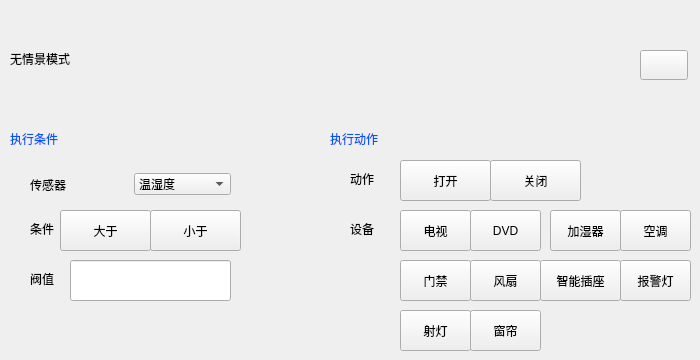
   <widget class="QWidget" name="tab_3">
    <attribute name="title">
     <string>情景模式</string>
    </attribute>
    <widget class="QLabel" name="label_50">
     <property name="geometry">
      <rect>
       <x>10</x>
       <y>50</y>
       <width>75</width>
       <height>17</height>
      </rect>
     </property>
     <property name="styleSheet">
      <string notr="true"/>
     </property>
     <property name="text">
      <string>无情景模式</string>
     </property>
    </widget>
    <widget class="QPushButton" name="btn_ld">
     <property name="geometry">
      <rect>
       <x>640</x>
       <y>50</y>
       <width>48</width>
       <height>30</height>
      </rect>
     </property>
     <property name="styleSheet">
      <string notr="true">background-image: url(:/4210.png);</string>
     </property>
     <property name="text">
      <string/>
     </property>
    </widget>
    <widget class="QLabel" name="label_51">
     <property name="geometry">
      <rect>
       <x>10</x>
       <y>130</y>
       <width>60</width>
       <height>17</height>
      </rect>
     </property>
     <property name="styleSheet">
      <string notr="true">color: rgb(0, 85, 255);</string>
     </property>
     <property name="text">
      <string>执行条件</string>
     </property>
    </widget>
    <widget class="QLabel" name="label_52">
     <property name="geometry">
      <rect>
       <x>330</x>
       <y>130</y>
       <width>60</width>
       <height>17</height>
      </rect>
     </property>
     <property name="styleSheet">
      <string notr="true">color: rgb(0, 85, 255);</string>
     </property>
     <property name="text">
      <string>执行动作</string>
     </property>
    </widget>
    <widget class="QLabel" name="label_54">
     <property name="geometry">
      <rect>
       <x>30</x>
       <y>220</y>
       <width>30</width>
       <height>17</height>
      </rect>
     </property>
     <property name="styleSheet">
      <string notr="true"/>
     </property>
     <property name="text">
      <string>条件</string>
     </property>
    </widget>
    <widget class="QPushButton" name="btn_ld2_d">
     <property name="geometry">
      <rect>
       <x>60</x>
       <y>210</y>
       <width>91</width>
       <height>41</height>
      </rect>
     </property>
     <property name="styleSheet">
      <string notr="true">background-image: url(:/4233.png);</string>
     </property>
     <property name="text">
      <string>大于</string>
     </property>
    </widget>
    <widget class="QPushButton" name="btn_ld2_x">
     <property name="geometry">
      <rect>
       <x>150</x>
       <y>210</y>
       <width>91</width>
       <height>41</height>
      </rect>
     </property>
     <property name="styleSheet">
      <string notr="true">background-image: url(:/4233.png);</string>
     </property>
     <property name="text">
      <string>小于</string>
     </property>
    </widget>
    <widget class="QLabel" name="label_108">
     <property name="geometry">
      <rect>
       <x>30</x>
       <y>270</y>
       <width>67</width>
       <height>17</height>
      </rect>
     </property>
     <property name="styleSheet">
      <string notr="true"/>
     </property>
     <property name="text">
      <string>阀值</string>
     </property>
    </widget>
    <widget class="QLineEdit" name="ld3">
     <property name="geometry">
      <rect>
       <x>70</x>
       <y>260</y>
       <width>161</width>
       <height>41</height>
      </rect>
     </property>
     <property name="styleSheet">
      <string notr="true">border-image: url(:/4202.png);</string>
     </property>
    </widget>
    <widget class="QLabel" name="label_109">
     <property name="geometry">
      <rect>
       <x>350</x>
       <y>170</y>
       <width>67</width>
       <height>17</height>
      </rect>
     </property>
     <property name="styleSheet">
      <string notr="true"/>
     </property>
     <property name="text">
      <string>动作</string>
     </property>
    </widget>
    <widget class="QLabel" name="label_110">
     <property name="geometry">
      <rect>
       <x>350</x>
       <y>220</y>
       <width>67</width>
       <height>17</height>
      </rect>
     </property>
     <property name="styleSheet">
      <string notr="true"/>
     </property>
     <property name="text">
      <string>设备</string>
     </property>
    </widget>
    <widget class="QPushButton" name="btn_ld4_g">
     <property name="geometry">
      <rect>
       <x>490</x>
       <y>160</y>
       <width>91</width>
       <height>41</height>
      </rect>
     </property>
     <property name="styleSheet">
      <string notr="true">background-image: url(:/4233.png);</string>
     </property>
     <property name="text">
      <string>关闭</string>
     </property>
    </widget>
    <widget class="QPushButton" name="btn_ld4_k">
     <property name="geometry">
      <rect>
       <x>400</x>
       <y>160</y>
       <width>91</width>
       <height>41</height>
      </rect>
     </property>
     <property name="styleSheet">
      <string notr="true">background-image: url(:/4233.png);</string>
     </property>
     <property name="text">
      <string>打开</string>
     </property>
    </widget>
    <widget class="QPushButton" name="btn_ld5_dvd">
     <property name="geometry">
      <rect>
       <x>470</x>
       <y>210</y>
       <width>71</width>
       <height>41</height>
      </rect>
     </property>
     <property name="styleSheet">
      <string notr="true">border-image: url(:/4233.png);</string>
     </property>
     <property name="text">
      <string>DVD</string>
     </property>
    </widget>
    <widget class="QPushButton" name="btn_ld5_tv">
     <property name="geometry">
      <rect>
       <x>400</x>
       <y>210</y>
       <width>71</width>
       <height>41</height>
      </rect>
     </property>
     <property name="styleSheet">
      <string notr="true">border-image: url(:/4233.png);</string>
     </property>
     <property name="text">
      <string>电视</string>
     </property>
    </widget>
    <widget class="QPushButton" name="pushButton_14">
     <property name="geometry">
      <rect>
       <x>550</x>
       <y>210</y>
       <width>71</width>
       <height>41</height>
      </rect>
     </property>
     <property name="styleSheet">
      <string notr="true">border-image: url(:/4233.png);</string>
     </property>
     <property name="text">
      <string>加湿器</string>
     </property>
    </widget>
    <widget class="QPushButton" name="btn_ld5_air">
     <property name="geometry">
      <rect>
       <x>620</x>
       <y>210</y>
       <width>71</width>
       <height>41</height>
      </rect>
     </property>
     <property name="styleSheet">
      <string notr="true">border-image: url(:/4233.png);</string>
     </property>
     <property name="text">
      <string>空调</string>
     </property>
    </widget>
    <widget class="QPushButton" name="btn_ld5_warning">
     <property name="geometry">
      <rect>
       <x>620</x>
       <y>260</y>
       <width>71</width>
       <height>41</height>
      </rect>
     </property>
     <property name="styleSheet">
      <string notr="true">border-image: url(:/4233.png);</string>
     </property>
     <property name="text">
      <string>报警灯</string>
     </property>
    </widget>
    <widget class="QPushButton" name="btn_ld5_rfid">
     <property name="geometry">
      <rect>
       <x>400</x>
       <y>260</y>
       <width>71</width>
       <height>41</height>
      </rect>
     </property>
     <property name="styleSheet">
      <string notr="true">border-image: url(:/4233.png);</string>
     </property>
     <property name="text">
      <string>门禁</string>
     </property>
    </widget>
    <widget class="QPushButton" name="pushButton_18">
     <property name="geometry">
      <rect>
       <x>540</x>
       <y>260</y>
       <width>81</width>
       <height>41</height>
      </rect>
     </property>
     <property name="styleSheet">
      <string notr="true">border-image: url(:/4233.png);</string>
     </property>
     <property name="text">
      <string>智能插座</string>
     </property>
    </widget>
    <widget class="QPushButton" name="btn_ld5_fan">
     <property name="geometry">
      <rect>
       <x>470</x>
       <y>260</y>
       <width>71</width>
       <height>41</height>
      </rect>
     </property>
     <property name="styleSheet">
      <string notr="true">border-image: url(:/4233.png);</string>
     </property>
     <property name="text">
      <string>风扇</string>
     </property>
    </widget>
    <widget class="QPushButton" name="btn_ld5_curtain">
     <property name="geometry">
      <rect>
       <x>470</x>
       <y>310</y>
       <width>71</width>
       <height>41</height>
      </rect>
     </property>
     <property name="styleSheet">
      <string notr="true">border-image: url(:/4233.png);</string>
     </property>
     <property name="text">
      <string>窗帘</string>
     </property>
    </widget>
    <widget class="QPushButton" name="btn_ld5_lamp">
     <property name="geometry">
      <rect>
       <x>400</x>
       <y>310</y>
       <width>71</width>
       <height>41</height>
      </rect>
     </property>
     <property name="styleSheet">
      <string notr="true">border-image: url(:/4233.png);</string>
     </property>
     <property name="text">
      <string>射灯</string>
     </property>
    </widget>
    <widget class="QWidget" name="">
     <property name="geometry">
      <rect>
       <x>30</x>
       <y>170</y>
       <width>201</width>
       <height>29</height>
      </rect>
     </property>
     <layout class="QHBoxLayout" name="horizontalLayout">
      <item>
       <widget class="QLabel" name="label_53">
        <property name="styleSheet">
         <string notr="true"/>
        </property>
        <property name="text">
         <string>传感器</string>
        </property>
       </widget>
      </item>
      <item>
       <widget class="QComboBox" name="ld1">
        <item>
         <property name="text">
          <string>温湿度</string>
         </property>
        </item>
       </widget>
      </item>
     </layout>
    </widget>
   </widget>
